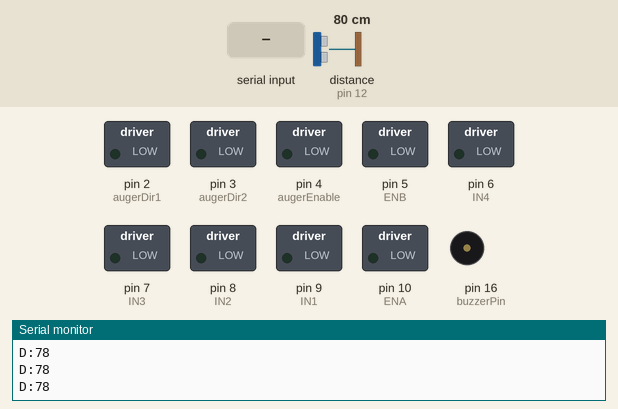
Recording of a sketch running on a simulated Arduino Uno, built with avr-gcc and run on an emulated ATmega328P. Shown: switched loads named in the sketch (green lamp = pin HIGH), buzzer (waves = sounding, pin HIGH), the last lines printed to the serial monitor. Wiring (inferred from the names in the program): ultrasonic range finder: trigger pin 11; echo pin 12. Dashed ring = blinking. The test bench sets the inputs (shaded band); at power-on: distance to the obstacle (sensor on pin 12) 80 cm. The echo pulse lasts 58.3 µs per cm; pins used as bus, display or sensor lines are not drawn.

Above: at 1.2 s.
1.3 s: distance to the obstacle (sensor on pin 12) set to 63 cm
2.8 s: distance to the obstacle (sensor on pin 12) set to 57 cm
At 3.05 s:
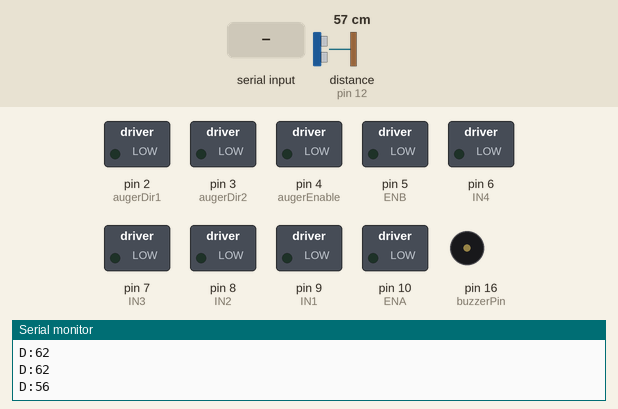
5.8 s: "P\n" received over Serial
At 7.36 s:
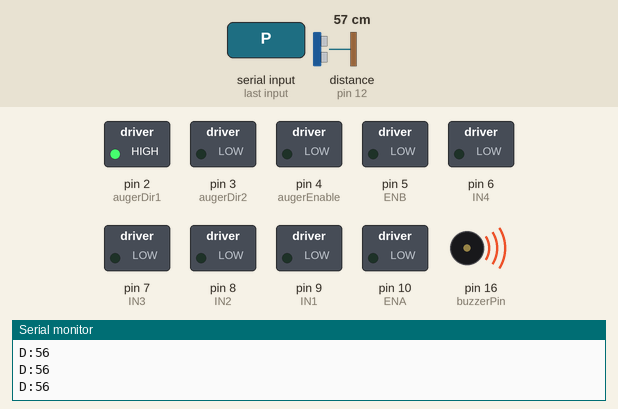
8.8 s: byte 70 ('F') received over Serial
At 9.44 s:
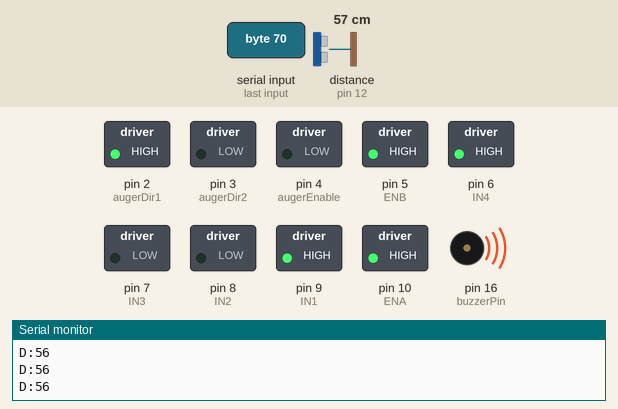
11.8 s: byte 66 ('B') received over Serial
At 12.74 s:
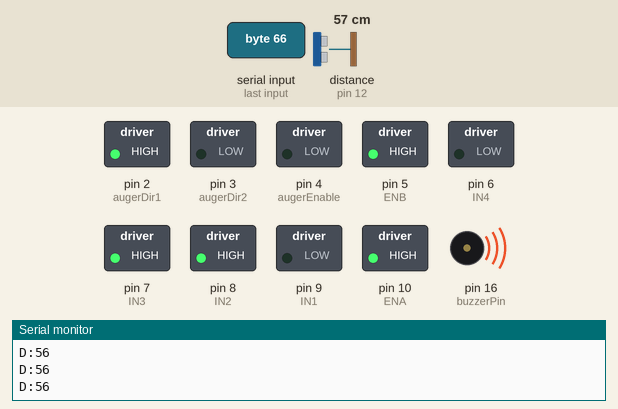
14.8 s: byte 76 ('L') received over Serial
At 16.04 s:
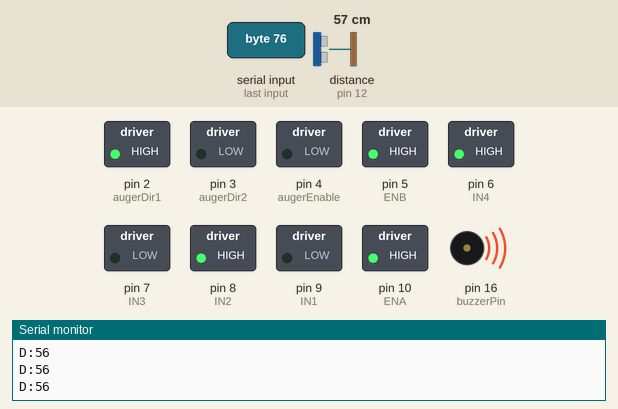
Timing chart, 0 to 18.8 s (numbered marks = the images above; inputs shaded):
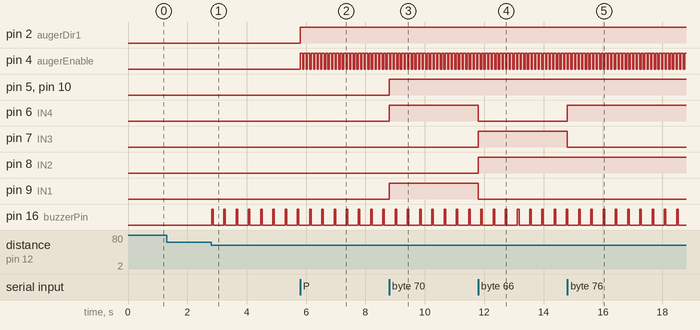

The sketch:

stp_robot_controller.ino
```cpp
// -------- PINS --------
const int ENA = 10;
const int IN1 = 9;
const int IN2 = 8;
const int IN3 = 7;
const int IN4 = 6;
const int ENB = 5;

const int augerDir1 = 2;
const int augerDir2 = 3;
const int augerEnable = 4;

const int trigPin = 11;
const int echoPin = 12;
const int buzzerPin = 16;

char command;
long duration;
int distance = 400;

unsigned long lastPingTime = 0;
unsigned long beepTimer = 0;
unsigned long lastTelemetryTime = 0;
bool isBeeping = false;
bool manualBuzzer = false;

bool augerPulsing = false;
unsigned long augerPulseTimer = 0;
bool pulseHigh = false;

void setup() {
  Serial.begin(9600);

  pinMode(ENA, OUTPUT); pinMode(IN1, OUTPUT); pinMode(IN2, OUTPUT);
  pinMode(IN3, OUTPUT); pinMode(IN4, OUTPUT); pinMode(ENB, OUTPUT);
  pinMode(augerDir1, OUTPUT); pinMode(augerDir2, OUTPUT); pinMode(augerEnable, OUTPUT);
  pinMode(trigPin, OUTPUT); pinMode(echoPin, INPUT); pinMode(buzzerPin, OUTPUT);

  digitalWrite(buzzerPin, LOW);
  stopRobot();
  stopAuger();
}

void loop() {
  // 1. SENSOR
  if (millis() - lastPingTime > 50) {
    lastPingTime = millis();
    distance = getDistance();
  }

  // 2. TELEMETRY
  if (millis() - lastTelemetryTime > 250) {
    lastTelemetryTime = millis();
    Serial.print("D:"); Serial.println(distance);
  }

  // 3. BUZZER
  if (manualBuzzer) {
    digitalWrite(buzzerPin, HIGH);
  } else {
    if (distance > 22 && distance < 60) {
      int waitTime = map(distance, 25, 60, 50, 400);
      if (!isBeeping && (millis() - beepTimer > waitTime)) {
        digitalWrite(buzzerPin, HIGH);
        isBeeping = true; beepTimer = millis();
      } else if (isBeeping && (millis() - beepTimer > 50)) {
        digitalWrite(buzzerPin, LOW);
        isBeeping = false; beepTimer = millis();
      }
    } else {
      digitalWrite(buzzerPin, LOW); isBeeping = false;
    }
  }

  // 4. PULSE AUGER
  if (augerPulsing) {
    if (pulseHigh && (millis() - augerPulseTimer > 80)) {
      digitalWrite(augerEnable, LOW);
      pulseHigh = false; augerPulseTimer = millis();
    } else if (!pulseHigh && (millis() - augerPulseTimer > 40)) {
      digitalWrite(augerEnable, HIGH);
      pulseHigh = true; augerPulseTimer = millis();
    }
  }

  // 5. READ COMMANDS
  if (Serial.available()) {
    command = Serial.read();
    if (command == '\n' || command == '\r' || command == ' ') return;

    switch (command) {
      case 'F': forward(); break;
      case 'B': backward(); break;
      case 'L': left(); break;
      case 'R': right(); break;
      case 'S': stopRobot(); break;

      case 'X': startAuger(); break;
      case 'x': stopAuger(); break;
      case 'P': startPulseAuger(); break;

      case 'Z': manualBuzzer = true; break;
      case 'z': manualBuzzer = false; break;
    }
  }
}

int getDistance() {
  digitalWrite(trigPin, LOW); delayMicroseconds(5);
  digitalWrite(trigPin, HIGH); delayMicroseconds(20);
  digitalWrite(trigPin, LOW);
  duration = pulseIn(echoPin, HIGH, 30000);
  if (duration == 0) return 400;
  int d = duration * 0.034 / 2;
  if (d < 22) return 400;
  return d;
}

void startAuger() {
  augerPulsing = false;
  digitalWrite(augerDir1, HIGH); digitalWrite(augerDir2, LOW);
  digitalWrite(augerEnable, HIGH);
}

void startPulseAuger() {
  if (!augerPulsing) {
    augerPulsing = true; pulseHigh = true; augerPulseTimer = millis();
    digitalWrite(augerDir1, HIGH); digitalWrite(augerDir2, LOW);
    digitalWrite(augerEnable, HIGH);
  }
}

void stopAuger() {
  augerPulsing = false;
  digitalWrite(augerEnable, LOW); digitalWrite(augerDir1, LOW); digitalWrite(augerDir2, LOW);
}

void forward() {
  analogWrite(ENA, 255); digitalWrite(IN1, HIGH); digitalWrite(IN2, LOW);
  analogWrite(ENB, 255); digitalWrite(IN3, LOW);  digitalWrite(IN4, HIGH);
}
void backward() {
  analogWrite(ENA, 255); digitalWrite(IN1, LOW);  digitalWrite(IN2, HIGH);
  analogWrite(ENB, 255); digitalWrite(IN3, HIGH); digitalWrite(IN4, LOW);
}
void left() {
  analogWrite(ENA, 255); digitalWrite(IN1, LOW);  digitalWrite(IN2, HIGH);
  analogWrite(ENB, 255); digitalWrite(IN3, LOW);  digitalWrite(IN4, HIGH);
}
void right() {
  analogWrite(ENA, 255); digitalWrite(IN1, HIGH); digitalWrite(IN2, LOW);
  analogWrite(ENB, 255); digitalWrite(IN3, HIGH); digitalWrite(IN4, LOW);
}
void stopRobot() {
  analogWrite(ENA, 0); analogWrite(ENB, 0);
}
```

Measured:
- the behaviour switches between 61 and 60 cm on distance to the obstacle (sensor on pin 12) (found by bisection; images 0 and 1)
- after the input at 2.8 s, pin 16 (buzzerPin): alternates HIGH for 0.05 s and LOW for 0.36 s, starting at once
- after the input at 5.8 s, pin 2 (augerDir1): LOW → HIGH at once; pin 4 (augerEnable): alternates HIGH for 0.08 s and LOW for 0.04 s, starting at once
- after the input at 8.8 s, pin 5 (ENB), pin 6 (IN4), pin 9 (IN1), pin 10 (ENA): LOW → HIGH at once
- after the input at 11.8 s, pin 6 (IN4), pin 9 (IN1): HIGH → LOW at once; pin 7 (IN3), pin 8 (IN2): LOW → HIGH at once
- after the input at 14.8 s, pin 6 (IN4): LOW → HIGH at once; pin 7 (IN3): HIGH → LOW at once
